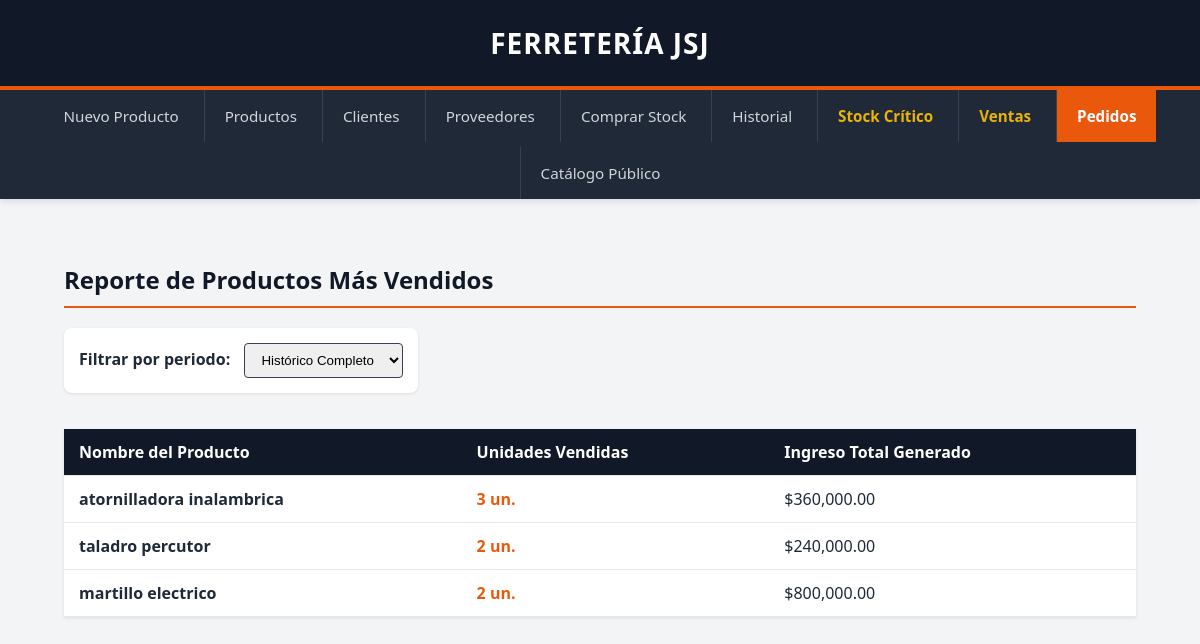
Before: /reportes/ventas with the older database file.
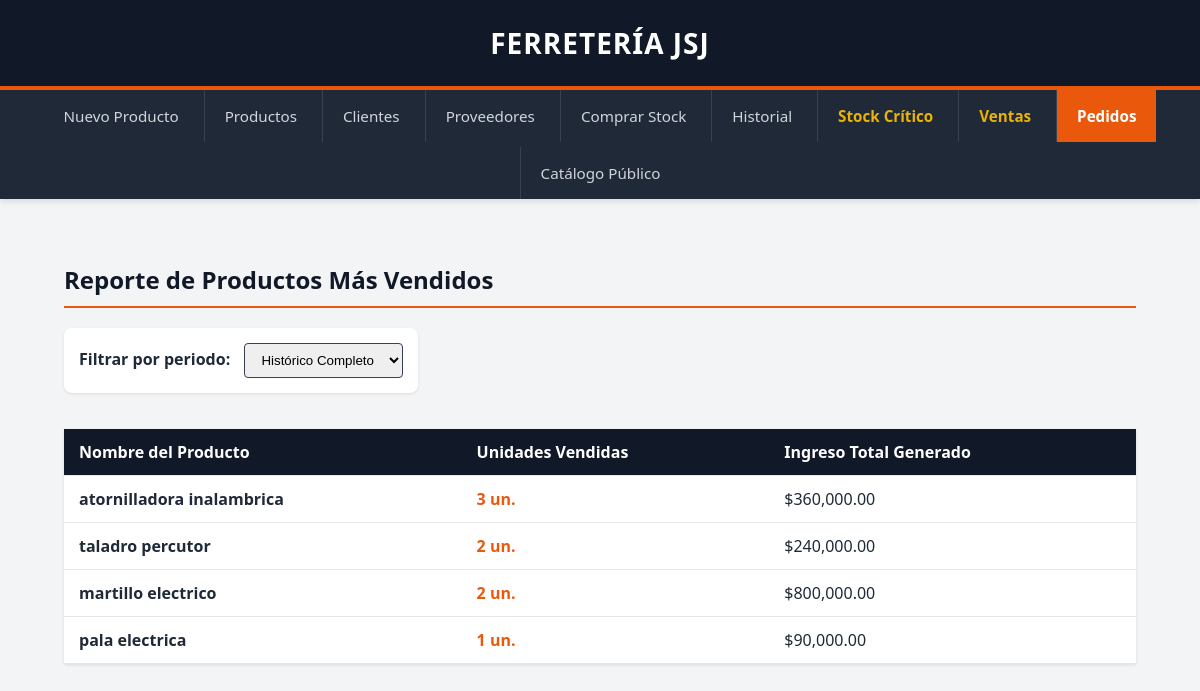
After: the same page with the newer database file.
### db.py (models this page shows)
class Producto(Base):
    __tablename__ = "producto"
    id_producto = Column(Integer, primary_key=True, autoincrement=True)
    nombre = Column(String, nullable=False)
    precio = Column(Float, nullable=False)
    stock = Column(Integer, nullable=False)
    activo = Column(Boolean, default=True)
    fk_id_categoria = Column(Integer, ForeignKey("categoria.id_categoria"), nullable=False)
    categoria = relationship("Categoria")

### app.py (the view)
@app.route("/reportes/ventas", methods=["GET"])
def ver_reporte_ventas():
    return reporteVentas()

### templates/reporte_ventas.html (shortened to what this page needs)
{% extends "base.html" %}
{% block content %}
<div class="ventas-container">
    <h2 style="margin-top: 0; color: var(--hw-dark); border-bottom: 2px solid var(--hw-orange); padding-bottom: 10px;">Reporte de Productos Más Vendidos</h2>
    <form method="GET" action="{{ url_for('ver_reporte_ventas') }}" style="margin-bottom: 20px; background-color: white; padding: 15px; border-radius: 8px; box-shadow: 0 1px 3px rgba(0,0,0,0.1); display: inline-block;">
        <label for="periodo" style="font-weight: bold; margin-right: 10px;">Filtrar por periodo:</label>
        <select name="periodo" id="periodo" class="ventas-input" onchange="this.form.submit()">
            <option value="todos" {% if periodo_actual == 'todos' %}selected{% endif %}>Histórico Completo</option>
        </select>
    </form>
    {% if resultados %}
    <table class="ventas-table">
        <thead>
            <tr>
                <th>Nombre del Producto</th>
                <th>Unidades Vendidas</th>
                <th>Ingreso Total Generado</th>
            </tr>
        </thead>
        <tbody>
         {% for item in resultados %}
         <tr>
            <td style="font-weight: bold;">{{ item.nombre }}</td>
            <td style="font-weight: bold; color: var(--hw-orange);">{{ item.total_vendido }} un.</td>
            <td>${{ "{:,.2f}".format(item.ingreso_total) }}</td>
         </tr>
         {% endfor %}
        </tbody>
    </table>
    {% else %}
    <p style="color: gray; font-style: italic;">No hay ventas registradas en el periodo seleccionado.</p>
    {% endif %}
</div>
{% endblock %}

Changed rows visible on the page:
now on this page (row edited): Producto: nombre "pala electrica", total_vendido "1", ingreso_total "90,000.00"
